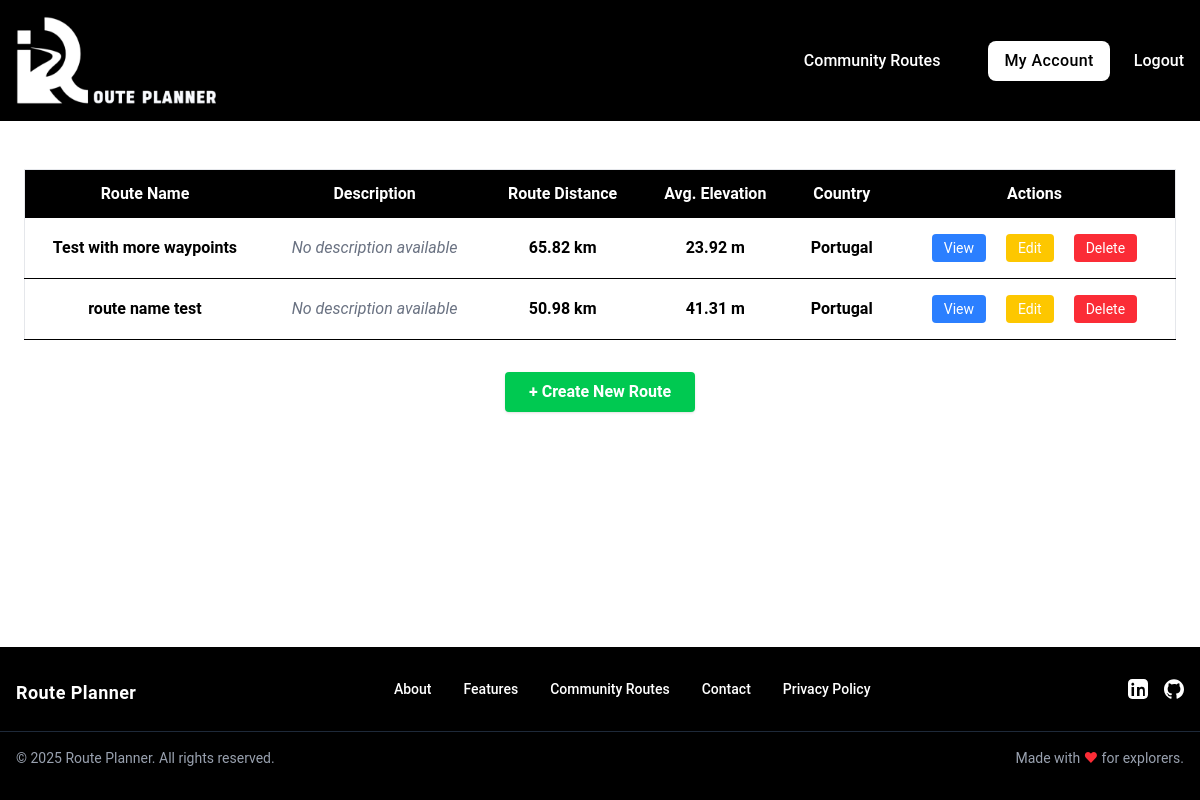
/my-routes (signed in), run on an earlier commit of the app's database.
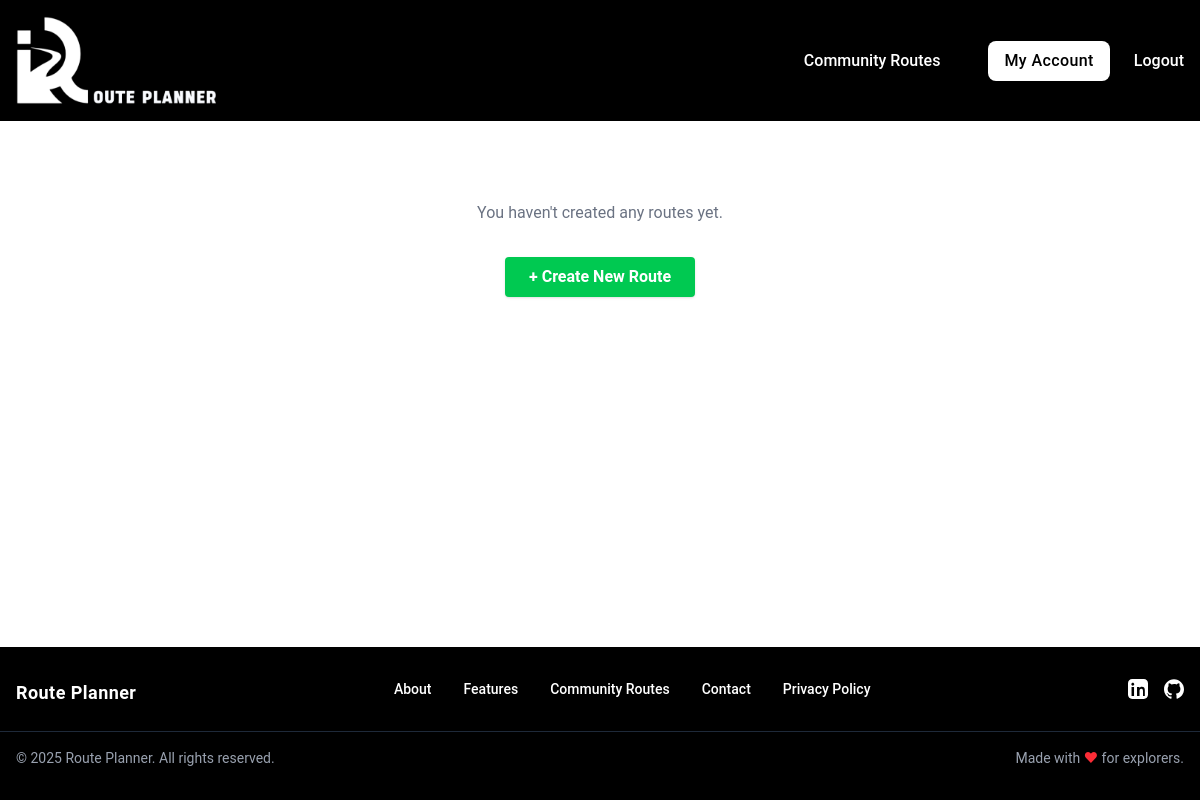
And on a later commit of the database.
### tables this page shows
CREATE TABLE routes (
id INTEGER PRIMARY KEY,
user_id INTEGER NOT NULL,
name TEXT NOT NULL,
description TEXT,
coordinates TEXT NOT NULL, elevation_gain REAL DEFAULT 0, elevation_loss REAL DEFAULT 0, max_elevation REAL DEFAULT 0, min_elevation REAL DEFAULT 0, avg_elevation REAL DEFAULT 0, total_distance REAL DEFAULT 0, map_image_url TEXT, country TEXT,
FOREIGN KEY (user_id) REFERENCES users(id)
);

### app.py (the view)
@app.route("/my-routes")
@login_required
def my_routes():
    user_id = session.get("user_id")
    my_routes = query_db(
        "SELECT * FROM routes WHERE user_id = ?", (user_id,)
    )
    return render_template("routes/my_routes.html", routes = my_routes, user_id = user_id)

### helpers.py (called while the page is built)
def get_db():
    db = getattr(g, "_database", None)
    if db is None:
        db = g._database = sqlite3.connect(DATABASE)
        db.row_factory = sqlite3.Row # Allows accessing columns by name
    return db

def close_connection(exception):
    db = getattr(g, "_database", None)
    if db is not None:
        db.close()

def query_db(query, args = (), commit = False):
    connection = get_db()
    current = connection.cursor()
    current.execute(query, args)
    if commit:
        connection.commit()
    else:
        return current.fetchall()

def login_required(f):
    @wraps(f)
    def decorated_function(*args, **kwargs):
        if "user_id" not in session:
            flash("Please log in to access this page.", "error")
            return redirect("/login")
        return f(*args, **kwargs)
    return decorated_function

### templates/routes/my_routes.html (shortened to what this page needs)
{% extends "base.html" %}
{% block main %}
  <div class="max-w-7xl mx-auto my-[2%] p-6">
    {% if routes %}
      <div class="overflow-x-auto">
        <table class="min-w-full bg-white border border-gray-200">
          <thead class="bg-black text-white sticky top-0 z-10">
            <tr>
              <th class="py-3 px-4 text-center">Route Name</th>
              <th class="py-3 px-4 text-center">Description</th>
              <th class="py-3 px-4 text-center">Route Distance</th>
              <th class="py-3 px-4 text-center">Avg. Elevation</th>
              <th class="py-3 px-4 text-center">Country</th>
              <th class="py-3 px-4 text-center">Actions</th>
            </tr>
          </thead>
          <tbody>
            {% for route in routes %}
              <tr class="border-b hover:bg-blue-50 text-center">
                <td class="py-2 px-4 font-semibold">{{ route.name }}</td>
                <td class="py-2 px-4 truncate max-w-xs text-gray-700">
                  {% if route.description %}
                    {{ route.description }}
                  {% else %}
                    <span class="text-gray-500 italic">
                      No description available
                    </span>
                  {% endif %}
                </td>
                <td class="py-2 px-4 font-semibold">{{ route.total_distance }} km</td>
                <td class="py-2 px-4 font-semibold">{{ route.avg_elevation }} m</td>
                <td class="py-2 px-4 font-semibold">{{ route.country }}</td>
                <td class="py-2 px-4 space-x-2 text-center">
                  <a
                    class="inline-block bg-blue-500 hover:bg-blue-600 text-white px-3 py-1 rounded text-sm my-2 mx-2"
                    href="/route/{{ route.id }}"
                    >
                    View
                  </a>
                  <a
                    class="inline-block bg-yellow-400 hover:bg-yellow-500 text-white px-3 py-1 rounded text-sm my-2 mx-2"
                    href="/route/{{ route.id }}/edit"
                    >
                    Edit
                  </a>
                  <a
                    class="inline-block bg-red-500 hover:bg-red-600 text-white px-3 py-1 rounded text-sm my-2 mx-2"
                    href="/route/{{ route.id }}/delete"
                    >
                    Delete
                  </a>
                </td>
              </tr>
            {% endfor %}
          </tbody>
        </table>
      </div>
    {% else %}
      <p class="text-center text-gray-500 mt-8">
        You haven't created any routes yet.
      </p>
    {% endif %}
    <div class="mt-8 flex justify-center">
      <a
        class="bg-green-500 hover:bg-green-600 text-white font-bold py-2 px-6 rounded shadow"
        href="/">
        + Create New Route
      </a>
    </div>
  </div>
{% endblock %}

What changed in the data, as far as the page shows it:
removed routes: name "Test with more waypoints", description "No description available", total_distance "65.82", avg_elevation "23.92", country "Portugal"
removed routes: name "route name test", description "No description available", total_distance "50.98", avg_elevation "41.31", country "Portugal"
Also different on the page:
text no longer shown: "Route Name Description Route Distance Avg. Elevation Country Actions"
text now shown: "You haven't created any routes yet."
